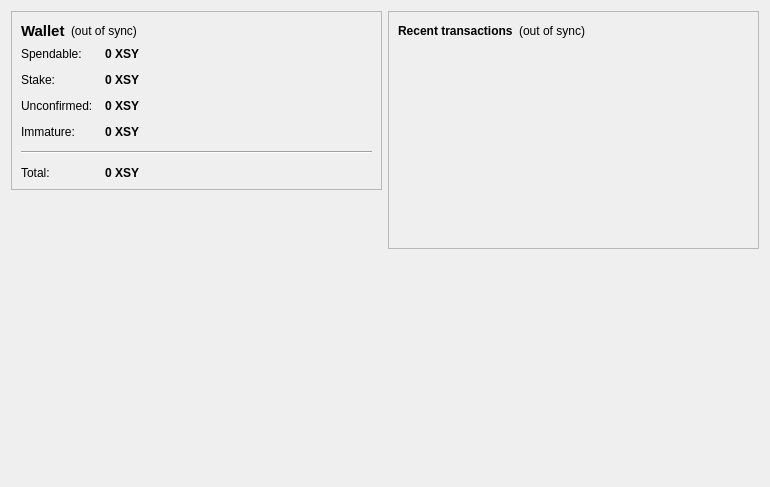
<?xml version="1.0" encoding="UTF-8"?>
<ui version="4.0">
 <class>OverviewPage</class>
 <widget class="QWidget" name="OverviewPage">
  <property name="geometry">
   <rect>
    <x>0</x>
    <y>0</y>
    <width>770</width>
    <height>487</height>
   </rect>
  </property>
  <property name="windowTitle">
   <string>Form</string>
  </property>
  <layout class="QHBoxLayout" name="horizontalLayout" stretch="1,1">
   <item>
    <layout class="QVBoxLayout" name="verticalLayout_2">
     <item>
      <widget class="QFrame" name="frame">
       <property name="frameShape">
        <enum>QFrame::StyledPanel</enum>
       </property>
       <property name="frameShadow">
        <enum>QFrame::Raised</enum>
       </property>
       <layout class="QVBoxLayout" name="verticalLayout_4">
        <item>
         <layout class="QHBoxLayout" name="horizontalLayout_4">
          <item>
           <widget class="QLabel" name="label_5">
            <property name="font">
             <font>
              <pointsize>11</pointsize>
              <weight>75</weight>
              <bold>true</bold>
             </font>
            </property>
            <property name="text">
             <string>Wallet</string>
            </property>
           </widget>
          </item>
          <item>
           <widget class="QLabel" name="labelWalletStatus">
            <property name="toolTip">
             <string>The displayed information may be out of date. Your wallet automatically synchronizes with the synapse network after a connection is established, but this process has not completed yet.</string>
            </property>
            <property name="styleSheet">
             <string notr="true"/>
            </property>
            <property name="text">
             <string notr="true">(out of sync)</string>
            </property>
            <property name="alignment">
             <set>Qt::AlignLeading|Qt::AlignLeft|Qt::AlignVCenter</set>
            </property>
           </widget>
          </item>
          <item>
           <spacer name="horizontalSpacer_2">
            <property name="orientation">
             <enum>Qt::Horizontal</enum>
            </property>
            <property name="sizeHint" stdset="0">
             <size>
              <width>40</width>
              <height>20</height>
             </size>
            </property>
           </spacer>
          </item>
         </layout>
        </item>
        <item>
         <layout class="QFormLayout" name="formLayout_2">
          <property name="fieldGrowthPolicy">
           <enum>QFormLayout::AllNonFixedFieldsGrow</enum>
          </property>
          <property name="horizontalSpacing">
           <number>12</number>
          </property>
          <property name="verticalSpacing">
           <number>12</number>
          </property>
          <item row="0" column="0">
           <widget class="QLabel" name="label">
            <property name="text">
             <string>Spendable:</string>
            </property>
           </widget>
          </item>
          <item row="0" column="1">
           <widget class="QLabel" name="labelBalance">
            <property name="font">
             <font>
              <weight>75</weight>
              <bold>true</bold>
             </font>
            </property>
            <property name="cursor">
             <cursorShape>IBeamCursor</cursorShape>
            </property>
            <property name="toolTip">
             <string>Your current spendable balance</string>
            </property>
            <property name="text">
             <string notr="true">0 XSY</string>
            </property>
            <property name="textInteractionFlags">
             <set>Qt::LinksAccessibleByMouse|Qt::TextSelectableByKeyboard|Qt::TextSelectableByMouse</set>
            </property>
           </widget>
          </item>
          <item row="1" column="0">
           <widget class="QLabel" name="label_6">
            <property name="text">
             <string>Stake:</string>
            </property>
           </widget>
          </item>
          <item row="1" column="1">
           <widget class="QLabel" name="labelStake">
            <property name="font">
             <font>
              <weight>75</weight>
              <bold>true</bold>
             </font>
            </property>
            <property name="cursor">
             <cursorShape>IBeamCursor</cursorShape>
            </property>
            <property name="toolTip">
             <string>Total of coins that was staked, and do not yet count toward the current balance</string>
            </property>
            <property name="text">
             <string notr="true">0 XSY</string>
            </property>
            <property name="textInteractionFlags">
             <set>Qt::LinksAccessibleByMouse|Qt::TextSelectableByKeyboard|Qt::TextSelectableByMouse</set>
            </property>
           </widget>
          </item>
          <item row="2" column="0">
           <widget class="QLabel" name="label_3">
            <property name="text">
             <string>Unconfirmed:</string>
            </property>
           </widget>
          </item>
          <item row="2" column="1">
           <widget class="QLabel" name="labelUnconfirmed">
            <property name="font">
             <font>
              <weight>75</weight>
              <bold>true</bold>
             </font>
            </property>
            <property name="cursor">
             <cursorShape>IBeamCursor</cursorShape>
            </property>
            <property name="toolTip">
             <string>Total of transactions that have yet to be confirmed, and do not yet count toward the current balance</string>
            </property>
            <property name="text">
             <string notr="true">0 XSY</string>
            </property>
            <property name="textInteractionFlags">
             <set>Qt::LinksAccessibleByMouse|Qt::TextSelectableByKeyboard|Qt::TextSelectableByMouse</set>
            </property>
           </widget>
          </item>
          <item row="3" column="0">
           <widget class="QLabel" name="labelImmatureText">
            <property name="text">
             <string>Immature:</string>
            </property>
           </widget>
          </item>
          <item row="3" column="1">
           <widget class="QLabel" name="labelImmature">
            <property name="font">
             <font>
              <weight>75</weight>
              <bold>true</bold>
             </font>
            </property>
            <property name="toolTip">
             <string>Mined balance that has not yet matured</string>
            </property>
            <property name="text">
             <string notr="true">0 XSY</string>
            </property>
            <property name="textInteractionFlags">
             <set>Qt::LinksAccessibleByMouse|Qt::TextSelectableByKeyboard|Qt::TextSelectableByMouse</set>
            </property>
           </widget>
          </item>
          <item row="4" column="0" colspan="2">
           <widget class="Line" name="line">
            <property name="orientation">
             <enum>Qt::Horizontal</enum>
            </property>
           </widget>
          </item>
          <item row="5" column="0">
           <widget class="QLabel" name="labelTotalText">
            <property name="text">
             <string>Total:</string>
            </property>
           </widget>
          </item>
          <item row="5" column="1">
           <widget class="QLabel" name="labelTotal">
            <property name="font">
             <font>
              <weight>75</weight>
              <bold>true</bold>
             </font>
            </property>
            <property name="cursor">
             <cursorShape>IBeamCursor</cursorShape>
            </property>
            <property name="toolTip">
             <string>Your current total balance</string>
            </property>
            <property name="text">
             <string notr="true">0 XSY</string>
            </property>
            <property name="textInteractionFlags">
             <set>Qt::LinksAccessibleByMouse|Qt::TextSelectableByKeyboard|Qt::TextSelectableByMouse</set>
            </property>
           </widget>
          </item>
         </layout>
        </item>
       </layout>
      </widget>
     </item>
     <item>
      <spacer name="verticalSpacer">
       <property name="orientation">
        <enum>Qt::Vertical</enum>
       </property>
       <property name="sizeHint" stdset="0">
        <size>
         <width>20</width>
         <height>40</height>
        </size>
       </property>
      </spacer>
     </item>
     <item>
      <widget class="QLabel" name="label_2">
       <property name="autoFillBackground">
        <bool>true</bool>
       </property>
       <property name="text">
        <string/>
       </property>
       <property name="pixmap">
        <pixmap resource="../bitcoin.qrc">:/icons/mastbg</pixmap>
       </property>
       <property name="scaledContents">
        <bool>false</bool>
       </property>
       <property name="margin">
        <number>0</number>
       </property>
      </widget>
     </item>
    </layout>
   </item>
   <item>
    <layout class="QVBoxLayout" name="verticalLayout_3">
     <item>
      <widget class="QFrame" name="frame_2">
       <property name="frameShape">
        <enum>QFrame::StyledPanel</enum>
       </property>
       <property name="frameShadow">
        <enum>QFrame::Raised</enum>
       </property>
       <layout class="QVBoxLayout" name="verticalLayout">
        <item>
         <layout class="QHBoxLayout" name="horizontalLayout_2">
          <item>
           <widget class="QLabel" name="label_4">
            <property name="text">
             <string>&lt;b&gt;Recent transactions&lt;/b&gt;</string>
            </property>
           </widget>
          </item>
          <item>
           <widget class="QLabel" name="labelTransactionsStatus">
            <property name="toolTip">
             <string>The displayed information may be out of date. Your wallet automatically synchronizes with the synapse network after a connection is established, but this process has not completed yet.</string>
            </property>
            <property name="styleSheet">
             <string notr="true"/>
            </property>
            <property name="text">
             <string notr="true">(out of sync)</string>
            </property>
            <property name="alignment">
             <set>Qt::AlignRight|Qt::AlignTrailing|Qt::AlignVCenter</set>
            </property>
           </widget>
          </item>
          <item>
           <spacer name="horizontalSpacer">
            <property name="orientation">
             <enum>Qt::Horizontal</enum>
            </property>
            <property name="sizeHint" stdset="0">
             <size>
              <width>40</width>
              <height>20</height>
             </size>
            </property>
           </spacer>
          </item>
         </layout>
        </item>
        <item>
         <widget class="QListView" name="listTransactions">
          <property name="styleSheet">
           <string notr="true">QListView { background: transparent; }</string>
          </property>
          <property name="frameShape">
           <enum>QFrame::NoFrame</enum>
          </property>
          <property name="verticalScrollBarPolicy">
           <enum>Qt::ScrollBarAlwaysOff</enum>
          </property>
          <property name="horizontalScrollBarPolicy">
           <enum>Qt::ScrollBarAlwaysOff</enum>
          </property>
          <property name="selectionMode">
           <enum>QAbstractItemView::NoSelection</enum>
          </property>
         </widget>
        </item>
       </layout>
      </widget>
     </item>
     <item>
      <spacer name="verticalSpacer_2">
       <property name="orientation">
        <enum>Qt::Vertical</enum>
       </property>
       <property name="sizeHint" stdset="0">
        <size>
         <width>20</width>
         <height>40</height>
        </size>
       </property>
      </spacer>
     </item>
    </layout>
   </item>
  </layout>
 </widget>
 <resources>
  <include location="../bitcoin.qrc"/>
 </resources>
 <connections/>
</ui>
